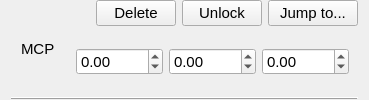
       <widget class="QWidget" name="mcpWig" native="true">
        <layout class="QGridLayout" name="gridLayout_4">
         <property name="topMargin">
          <number>0</number>
         </property>
         <property name="bottomMargin">
          <number>0</number>
         </property>
         <property name="verticalSpacing">
          <number>0</number>
         </property>
         <item row="0" column="0" rowspan="2">
          <widget class="QLabel" name="label_7">
           <property name="sizePolicy">
            <sizepolicy hsizetype="Fixed" vsizetype="Preferred">
             <horstretch>0</horstretch>
             <verstretch>0</verstretch>
            </sizepolicy>
           </property>
           <property name="minimumSize">
            <size>
             <width>50</width>
             <height>0</height>
            </size>
           </property>
           <property name="font">
            <font>
             <family>Arial</family>
             <pointsize>11</pointsize>
            </font>
           </property>
           <property name="text">
            <string>MCP</string>
           </property>
           <property name="indent">
            <number>10</number>
           </property>
          </widget>
         </item>
         <item row="2" column="0" colspan="6">
          <widget class="Line" name="line_25">
           <property name="sizePolicy">
            <sizepolicy hsizetype="Preferred" vsizetype="Fixed">
             <horstretch>0</horstretch>
             <verstretch>0</verstretch>
            </sizepolicy>
           </property>
           <property name="minimumSize">
            <size>
             <width>0</width>
             <height>0</height>
            </size>
           </property>
           <property name="font">
            <font>
             <family>Arial</family>
             <pointsize>11</pointsize>
            </font>
           </property>
           <property name="frameShadow">
            <enum>QFrame::Raised</enum>
           </property>
           <property name="lineWidth">
            <number>1</number>
           </property>
           <property name="orientation">
            <enum>Qt::Horizontal</enum>
           </property>
          </widget>
         </item>
         <item row="1" column="1" colspan="5">
          <widget class="QWidget" name="widget_7" native="true">
           <layout class="QGridLayout" name="gridLayout_17">
            <item row="0" column="3">
             <widget class="QDoubleSpinBox" name="mcpZ">
              <property name="sizePolicy">
               <sizepolicy hsizetype="Fixed" vsizetype="Fixed">
                <horstretch>0</horstretch>
                <verstretch>0</verstretch>
               </sizepolicy>
              </property>
              <property name="minimumSize">
               <size>
                <width>60</width>
                <height>0</height>
               </size>
              </property>
              <property name="font">
               <font>
                <family>Arial</family>
                <pointsize>11</pointsize>
               </font>
              </property>
              <property name="focusPolicy">
               <enum>Qt::StrongFocus</enum>
              </property>
              <property name="minimum">
               <double>-1000.000000000000000</double>
              </property>
              <property name="maximum">
               <double>1000.000000000000000</double>
              </property>
             </widget>
            </item>
            <item row="0" column="2">
             <widget class="QDoubleSpinBox" name="mcpY">
              <property name="sizePolicy">
               <sizepolicy hsizetype="Fixed" vsizetype="Fixed">
                <horstretch>0</horstretch>
                <verstretch>0</verstretch>
               </sizepolicy>
              </property>
              <property name="minimumSize">
               <size>
                <width>60</width>
                <height>0</height>
               </size>
              </property>
              <property name="font">
               <font>
                <family>Arial</family>
                <pointsize>11</pointsize>
               </font>
              </property>
              <property name="focusPolicy">
               <enum>Qt::StrongFocus</enum>
              </property>
              <property name="styleSheet">
               <string notr="true"/>
              </property>
              <property name="minimum">
               <double>-1000.000000000000000</double>
              </property>
              <property name="maximum">
               <double>1000.000000000000000</double>
              </property>
             </widget>
            </item>
            <item row="0" column="1">
             <widget class="QDoubleSpinBox" name="mcpX">
              <property name="sizePolicy">
               <sizepolicy hsizetype="Fixed" vsizetype="Fixed">
                <horstretch>0</horstretch>
                <verstretch>0</verstretch>
               </sizepolicy>
              </property>
              <property name="minimumSize">
               <size>
                <width>60</width>
                <height>0</height>
               </size>
              </property>
              <property name="font">
               <font>
                <family>Arial</family>
                <pointsize>11</pointsize>
               </font>
              </property>
              <property name="focusPolicy">
               <enum>Qt::StrongFocus</enum>
              </property>
              <property name="styleSheet">
               <string notr="true"/>
              </property>
              <property name="showGroupSeparator" stdset="0">
               <bool>false</bool>
              </property>
              <property name="minimum">
               <double>-1000.000000000000000</double>
              </property>
              <property name="maximum">
               <double>1000.000000000000000</double>
              </property>
             </widget>
            </item>
           </layout>
          </widget>
         </item>
         <item row="0" column="4">
          <widget class="QPushButton" name="mcpLockButton">
           <property name="sizePolicy">
            <sizepolicy hsizetype="Preferred" vsizetype="Fixed">
             <horstretch>0</horstretch>
             <verstretch>0</verstretch>
            </sizepolicy>
           </property>
           <property name="minimumSize">
            <size>
             <width>80</width>
             <height>25</height>
            </size>
           </property>
           <property name="font">
            <font>
             <family>Arial</family>
             <pointsize>11</pointsize>
            </font>
           </property>
           <property name="styleSheet">
            <string notr="true"/>
           </property>
           <property name="text">
            <string>Unlock</string>
           </property>
           <attribute name="buttonGroup">
            <string notr="true">fidButtonGroup</string>
           </attribute>
          </widget>
         </item>
         <item row="0" column="5">
          <widget class="QPushButton" name="mcpJumpButton">
           <property name="sizePolicy">
            <sizepolicy hsizetype="Preferred" vsizetype="Fixed">
             <horstretch>0</horstretch>
             <verstretch>0</verstretch>
            </sizepolicy>
           </property>
           <property name="minimumSize">
            <size>
             <width>90</width>
             <height>25</height>
            </size>
           </property>
           <property name="font">
            <font>
             <family>Arial</family>
             <pointsize>11</pointsize>
            </font>
           </property>
           <property name="styleSheet">
            <string notr="true"/>
           </property>
           <property name="text">
            <string>Jump to...</string>
           </property>
           <attribute name="buttonGroup">
            <string notr="true">fidButtonGroup</string>
           </attribute>
          </widget>
         </item>
         <item row="0" column="3">
          <widget class="QPushButton" name="mcpDelButton">
           <property name="sizePolicy">
            <sizepolicy hsizetype="Preferred" vsizetype="Fixed">
             <horstretch>0</horstretch>
             <verstretch>0</verstretch>
            </sizepolicy>
           </property>
           <property name="minimumSize">
            <size>
             <width>80</width>
             <height>25</height>
            </size>
           </property>
           <property name="font">
            <font>
             <family>Arial</family>
             <pointsize>11</pointsize>
            </font>
           </property>
           <property name="styleSheet">
            <string notr="true"/>
           </property>
           <property name="text">
            <string>Delete</string>
           </property>
           <attribute name="buttonGroup">
            <string notr="true">fidButtonGroup</string>
           </attribute>
          </widget>
         </item>
         <item row="0" column="1" colspan="2">
          <widget class="qSlicerMarkupsPlaceWidget" name="mcpPoint">
           <property name="sizePolicy">
            <sizepolicy hsizetype="Preferred" vsizetype="Preferred">
             <horstretch>0</horstretch>
             <verstretch>0</verstretch>
            </sizepolicy>
           </property>
           <property name="minimumSize">
            <size>
             <width>0</width>
             <height>0</height>
            </size>
           </property>
           <property name="font">
            <font>
             <family>Arial</family>
             <pointsize>11</pointsize>
            </font>
           </property>
           <property name="buttonsVisible">
            <bool>false</bool>
           </property>
           <property name="deleteAllMarkupsOptionVisible">
            <bool>false</bool>
           </property>
           <property name="placeMultipleMarkups">
            <enum>qSlicerMarkupsPlaceWidget::ForcePlaceSingleMarkup</enum>
           </property>
           <property name="placeModeEnabled">
            <bool>false</bool>
           </property>
           <property name="deleteButton().show()" stdset="0">
            <bool>true</bool>
           </property>
           <property name="placeButton().show()" stdset="0">
            <bool>true</bool>
           </property>
          </widget>
         </item>
        </layout>
       </widget>
